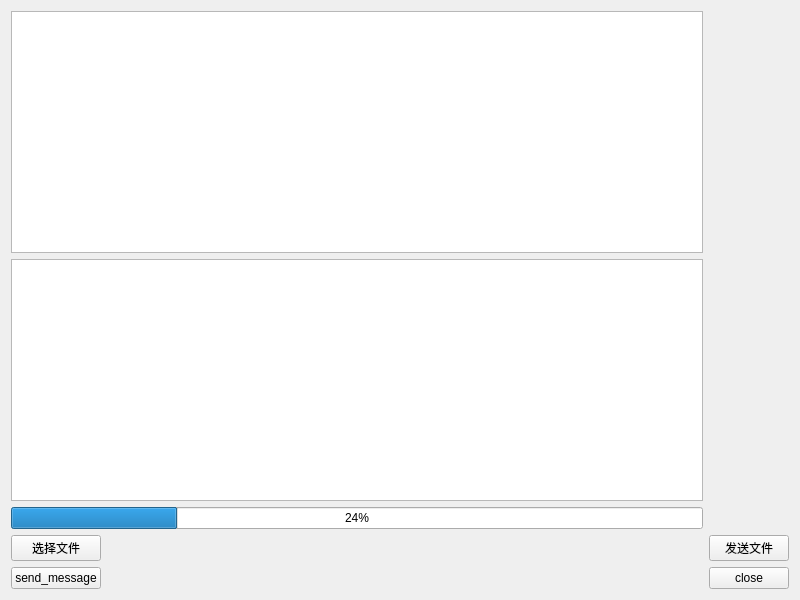
<?xml version="1.0" encoding="UTF-8"?>
<ui version="4.0">
 <class>myWidget</class>
 <widget class="QWidget" name="myWidget">
  <property name="geometry">
   <rect>
    <x>0</x>
    <y>0</y>
    <width>800</width>
    <height>600</height>
   </rect>
  </property>
  <property name="windowTitle">
   <string>myWidget</string>
  </property>
  <layout class="QGridLayout" name="gridLayout">
   <item row="0" column="0" colspan="2">
    <widget class="QTextEdit" name="textEditRead">
     <property name="readOnly">
      <bool>true</bool>
     </property>
    </widget>
   </item>
   <item row="1" column="0" colspan="2">
    <widget class="QTextEdit" name="textEdit_Write"/>
   </item>
   <item row="2" column="0" colspan="2">
    <widget class="QProgressBar" name="progressBar">
     <property name="value">
      <number>24</number>
     </property>
    </widget>
   </item>
   <item row="3" column="0">
    <widget class="QPushButton" name="ButtonSFile">
     <property name="text">
      <string>选择文件</string>
     </property>
    </widget>
   </item>
   <item row="3" column="1">
    <spacer name="horizontalSpacer_2">
     <property name="orientation">
      <enum>Qt::Horizontal</enum>
     </property>
     <property name="sizeHint" stdset="0">
      <size>
       <width>563</width>
       <height>20</height>
      </size>
     </property>
    </spacer>
   </item>
   <item row="3" column="2">
    <widget class="QPushButton" name="ButtonSendFile">
     <property name="text">
      <string>发送文件</string>
     </property>
    </widget>
   </item>
   <item row="4" column="0">
    <widget class="QPushButton" name="ButtonSend">
     <property name="text">
      <string>send_message</string>
     </property>
    </widget>
   </item>
   <item row="4" column="1">
    <spacer name="horizontalSpacer">
     <property name="orientation">
      <enum>Qt::Horizontal</enum>
     </property>
     <property name="sizeHint" stdset="0">
      <size>
       <width>575</width>
       <height>20</height>
      </size>
     </property>
    </spacer>
   </item>
   <item row="4" column="2">
    <widget class="QPushButton" name="ButtonClose">
     <property name="text">
      <string>close</string>
     </property>
    </widget>
   </item>
  </layout>
 </widget>
 <resources/>
 <connections/>
</ui>
